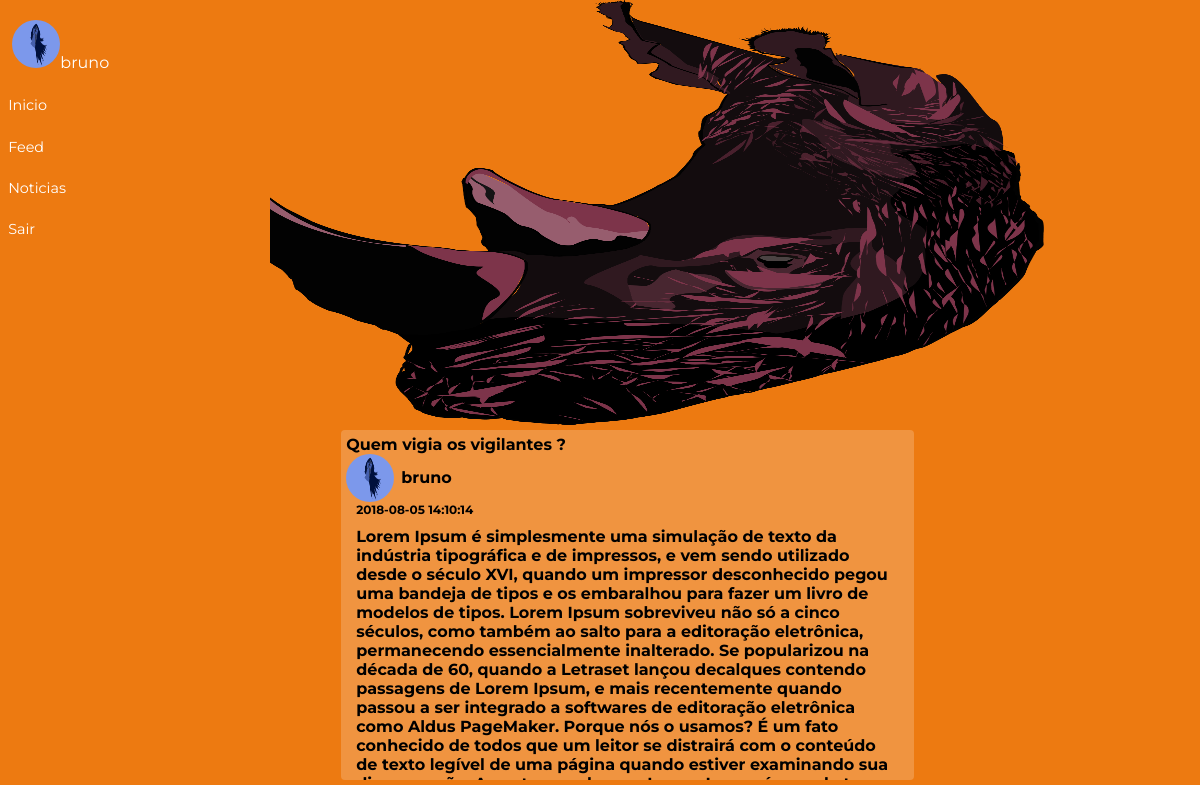
The page /perfil.php (signed in, upper part) on the database as committed earlier.
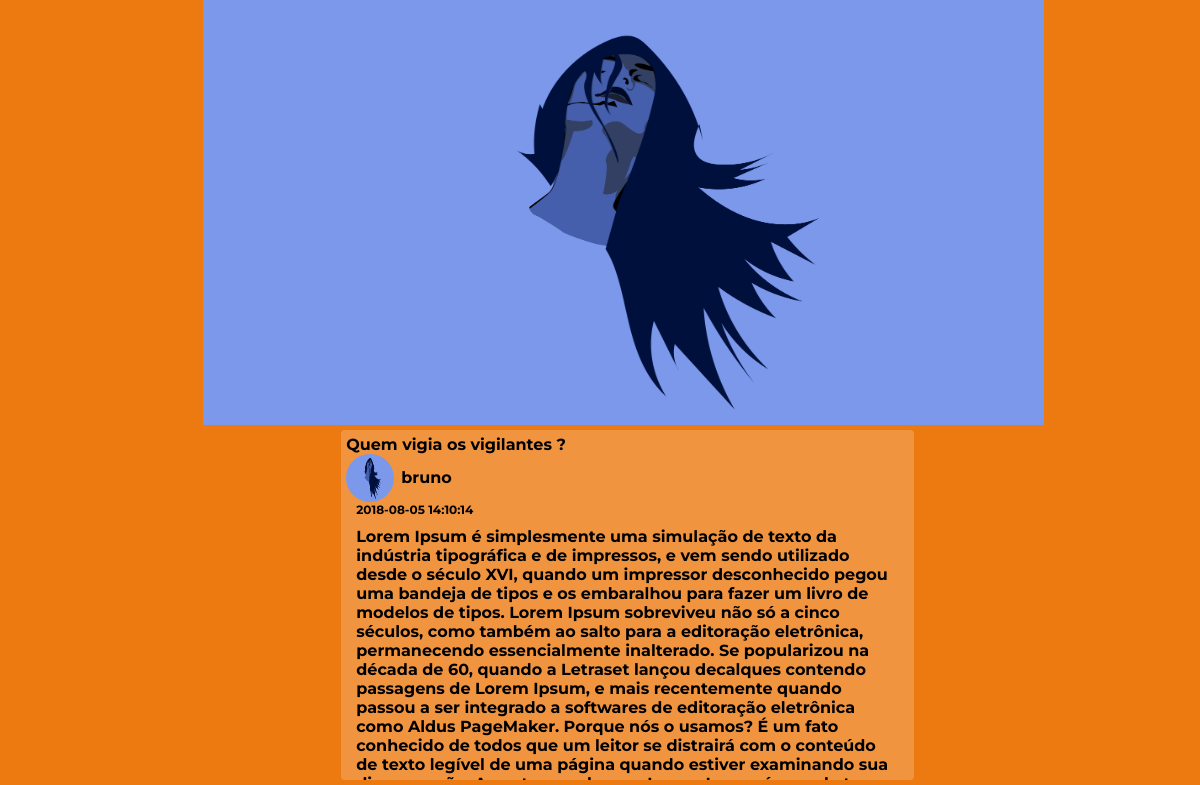
The same page on the database as committed later.
### tables this page shows
CREATE TABLE IF NOT EXISTS `users` (
  `id` int(11) NOT NULL AUTO_INCREMENT,
  `nome` varchar(70) NOT NULL,
  `email` varchar(200) NOT NULL,
  `password` varchar(200) NOT NULL,
  `data` datetime NOT NULL,
  `foto` varchar(255) NOT NULL,
  `fotocapa` varchar(255) NOT NULL,
  PRIMARY KEY (`id`),
  UNIQUE KEY `email` (`email`)
);

CREATE TABLE IF NOT EXISTS `posts` (
  `id_post` int(11) NOT NULL AUTO_INCREMENT,
  `id_pergunta` int(11) NOT NULL,
  `texto` varchar(5000) NOT NULL,
  `id_user` varchar(255) NOT NULL,
  `nome` varchar(255) NOT NULL,
  `data` datetime NOT NULL,
  PRIMARY KEY (`id_post`),
  KEY `fk_per_post` (`id_pergunta`)
);

CREATE TABLE IF NOT EXISTS `pergunta` (
  `id_per` int(11) NOT NULL AUTO_INCREMENT,
  `perguntas` varchar(255) NOT NULL,
  `data` datetime NOT NULL DEFAULT CURRENT_TIMESTAMP ON UPDATE CURRENT_TIMESTAMP,
  PRIMARY KEY (`id_per`)
);

### processos/dao.usuario.php (called while the page is built, shortened)
<?php
	class UsuarioDAO extends Conexao{
		function listarUsuario(){
			$resultado = $this->query("SELECT * FROM users");
			$resultado->setFetchMode(PDO::FETCH_ASSOC);
			$lista = $resultado->fetchAll();
			return $lista;
		}
	}

### processos/dao.registro.php (called while the page is built, shortened)
<?php
	class RegistroDAO extends Conexao{
		function BuscarEmail($email){
			$comando = $this->prepare("SELECT * FROM users WHERE email= ?");
			try{
				$param = array($email);
				$comando->execute($param);
				$comando->setFetchMode(PDO::FETCH_ASSOC);
				$resultado = $comando->fetchAll();
			}catch(Exception $e){
				$this->Mensagem = $e->getMessage();
				return null;
			}
			$usu = null;
			if(count($resultado)>=1){
				$usu = $resultado[0];
			}
			return $usu;
		}
	}
?>

### processos/dao.post.php (called while the page is built, shortened)
<?php
	class PostDAO extends Conexao{
		function ListarPost(){
			$resultado = $this->query("SELECT p.*, ask.perguntas as perg, u.foto as usuariofoto, u.nome as usuarionome,
									  u.fotocapa as usuariocapa
									  FROM posts p inner join pergunta ask ON (p.id_pergunta = ask.id_per)
									  	   inner join users u ON (p.id_user = u.id) ORDER by data DESC
									  ");
			$resultado->setFetchMode(PDO::FETCH_ASSOC);
			$lista = $resultado->fetchAll();
			return $lista;
		}
}
?>

### perfil.php (the view, shortened to what this page needs)
<?php
include("inc/topo.php");
require_once("processos/dao.registro.php");
include("processos/dao.post.php");
require_once("processos/dao.usuario.php");
$postDAO = new PostDAO();
$postslista = $postDAO->ListarPost();
$usuarioDAO = new UsuarioDAO();
$usuariolista = $usuarioDAO->listarUsuario();
?>
	<link rel="stylesheet" type="text/css" href="css/perfil.css">
	<section class="perfil">
		<section id="infoPerfil">
			<div class="fotoCapa">
				<?php foreach($usuariolista as $usuario){
						if($_SESSION["usuario"] == $usuario["id"] && $usuario["fotocapa"] != null){?>
				<img id="fotoCapaPerfil" src="fotos/capa/<?=$usuario["fotocapa"]?>"/>
			<?php }else if ($_SESSION["usuario"] == $usuario["id"] && $usuario["fotocapa"] == null){?>
				<img id="fotoCapaPerfil" src="fotos/capa/fotocapa.png"/>
			<?php }}?>
			</div>
		</section>
		<section class="postUsuario">
			<?php
				foreach($postslista as $post){
					if($post["nome"] == $_SESSION["usuario.nome"]){
			?>
				<div class="commentPerfil">
					<div class="conteudoPost">
						<h3 id="perguntatexto"><?=$post["perg"];?></h3>
						<img id="campoFotoFeed" src="fotos/perfil/<?=$post["usuariofoto"]?>"/>
						<p id="user"><b><?=$post["nome"];?></br></p>
						<span id="dataPost"><?=$post["data"];?></span>
						<p id="texto"><?=$post["texto"];?></p>
					</div>
				</div>
			<?php }} ?>
		</section>
	</section>

### inc/topo.php (shortened to what this page needs)
<?php
include("processos/dao.registro.php");
$usuariosDAO = new RegistroDAO();
$buscarEmail = $usuariosDAO->BuscarEmail($_SESSION["usuario.email"]);
?>
<!doctype html>
<html>
<head>
	<link rel="stylesheet" href="https://cdnjs.cloudflare.com/ajax/libs/font-awesome/4.7.0/css/font-awesome.min.css">
	<link rel="stylesheet" type="text/css" href="../css/menulateral.css"/>
	<link rel="stylesheet" type="text/css" href="../css/main_footer.css"/>
</head>
<body>
	<header class="lateral">
		<nav  class="container">
		<ul class="box">
			<div id="fotoCapa">
					<div id="campoPerfil">
						<li class="userFoto">
				<a href="perfil.php"><?php if($buscarEmail["foto"] == null){?>
								<i class="fa fa-id-badge" style="font-size:48px"></i><?php
										}else{?>
				<img id="fotoPerfil" src="fotos/perfil/<?=$buscarEmail["foto"]?>"/><?php }?><p id="nomeUsu"><?=$buscarEmail["nome"]?></p>
			</a>
			</li>
			</div>
				</div>
		</ul>
		</nav>
	</header>
	<main>

### css/menulateral.css (style rules this page uses)
* { margin: 0; font-family: 'Montserrat', sans-serif; font-size: 12pt; outline: none; transition: all .23s ease-in-out; }
*, *:before, *:after { -webkit-box-sizing: border-box; -moz-box-sizing: border-box; box-sizing: border-box; }
body { margin-left:55px; background-color: #9370DB; }
.lateral { padding:0 50px 0 0; -moz-transition: all 0.5s ease; -webkit-transition: all 0.5s ease; -o-transition: all 0.5s ease; transition: all 0.5s ease; font-size:0.8em; background:rgb(44,62,80); height:100%; overflow:hidden; width:370px; position:fixed; top:0; left:-320px; }
.lateral:before { z-index:1000; content: url(icone-menu.png); font-size:4em; color:white; position:fixed; left:4px; top:45px; }
.lateral .box { list-style-type:none; margin-bottom:1em;; padding-bottom:1em; }
.container { position:relative; font-size:0.7em; margin:1em 0 1em 6em; padding:0; }
.container li { padding:0; margin:0; }
.container li a, .container li a:link { font-size:0.9em; color:rgb(255,255,255); text-decoration: none; padding: 0.8em 0 0.8em 1em; display: block; -moz-transition: all 1.2s ease; -webkit-transition: all 1.2s ease; -o-transition: all 1.2s ease; transition: all 1.2s ease; }
#fotoCapa { position: relative; width: 276px; height: 76px; }
#campoPerfil { position: absolute; left: 45%; margin-left: -120px; top: 80%; margin-top: -61px; width:100%; height: 100%; }
.userFoto { width: 100%; height: 100%; }

### css/main_footer.css (style rules this page uses)
main { min-height: 100vh; min-height: -webkit-calc(100vh - 100px); min-height: -moz-calc(100vh - 100px); min-height: calc(100vh - 100px); }

### css/perfil.css (style rules this page uses)
* { margin: 0; font-family: 'Montserrat', sans-serif; outline: none; transition: all .23s ease-in-out; }
body { margin-left:55px; }
#infoPerfil { width: 100%; height: 100%; padding: 0; }
div.fotoCapa { position: relative; width: 841px; height: 425px; padding: 0; max-height: 425px; left: 50%; margin-left: -425px; }
#fotoCapaPerfil { position: relative; margin-top: 0; min-width: 100%; min-height: 100%; max-width: 50%; max-height: 425px; left: 50%; margin-left: -420px; z-index: -1; }
#campoFotoFeed { width: 48px; height: 48px; border-radius: 50%; }
.commentPerfil { display: block; position: relative; padding:5px; max-width: 50%; max-height:300px; min-height: 350px; left: 50%; margin-left: -25%; margin-top: 5px; margin-bottom:5px; border-radius: 4px; overflow-y: auto; background-color:rgba(255,255,255,0.2); }
p#texto { margin: 0; padding: 10px; height: auto; }
#user { display: block; margin-top: -38px; margin-left: 55px; }
#dataPost { display: block; font-size: 9pt; margin-left: 10px; margin-top: 15px; }

Rows that differ between the two databases and show on the page:
changed users: fotocapa: a different picture
